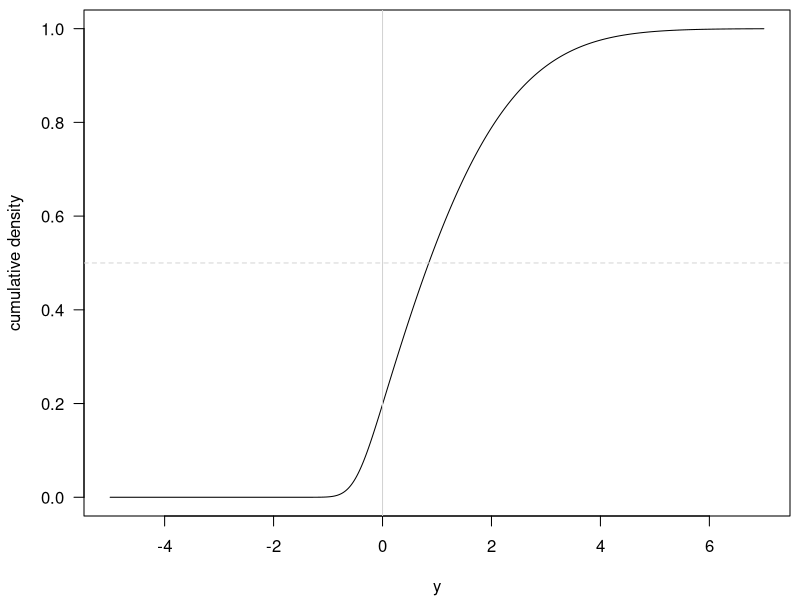

Reproduce this figure in R. (Note: this script raises an error after producing the figure.)
# Illustrations for proofs

library(sn)

#################################################
# Version 1: TADDA_0:

# parameters of skew normal:
xi <- -0.5
omega <- 2
alpha <- 8

# prepare for plotting density:
grid_y <- seq(from = -5, to = 7, by = 0.01)
F <- psn(x = grid_y, xi = xi, omega = omega, alpha = alpha)

# generate samples:
set.seed(123)
samples_y <- rsn(100000, xi = xi, omega = omega, alpha = alpha)

# compute mean and median:
(mu <- mean(samples_y))
(med <- median(samples_y))

# compute pi:
pi0 <- mean(samples_y < 0)
pi <- min(pi0, 1 - pi0)

# inflate with zeros::
n_0 <- sum(samples_y < 0)
samples_y_0 <- c(samples_y, rep(0, n_0))

# prepare plotting of zero-inflated density:
grid_p <- 1:100/100
quantiles_y <- quantile(samples_y_0, p = grid_p)


# obtain median and mean of inflated distribution:
(mu_modified <- mean(samples_y)/(1 + pi))
(med_modified <- max((quantile(samples_y, 0.5*(1 - sign(med)*pi))), 0))


# Plot:

# pdf("figures/F_vs_G.pdf", width = 6, height = 3.5)
par(las = 1, mar = c(4.2, 4.2, 0.5, 0.5))
plot(grid_y, F, type = "l", col = "black", xlab = "y", ylab = "cumulative density")
abline(h = 0.5, col = "lightgrey", lty = "dashed")
abline(v = 0, col = "lightgrey")

text_in_box(4, 0.5, "0.5", col = "lightgrey")
text_in_box(0, 0.7, "0", col = "lightgrey")


abline(h = pi/(1 + pi), col = "lightgrey")
text_in_box(4, pi/(1 + pi), expression(Pr(Y < epsilon)/(1 + Pr(Y < epsilon))), col = "lightgrey")

abline(h = 2*pi/(1 + pi), col = "lightgrey")
text_in_box(4, 2*pi/(1 + pi), expression(2*Pr(Y < epsilon)/(1 + (Y < epsilon))), col = "lightgrey")



abline(v = med, col = "black", lty = "dashed")
abline(v = med_modified, col = "red", lty  ="dashed")


lines(quantiles_y, grid_p, col = "red")

legend("topleft", legend = c("CDF of Y", "CDF of G"), col = c("black", "red"), lty = 1, bty = "n")

text_in_box(med_modified - 0.8, 0.95, "BA: median of Z", col = "red")

text_in_box(med + 1.25, 0.05, "median of Y", col = "black")

dev.off()




#################################################
# Version 2: TADDA_epsilon, m > epsilon

# epsilon:
epsilon <- 0.5

# parameters of skew normal:
xi <- -1.7
omega <- 5
alpha <- 8

# generate samples:
set.seed(123)
samples_y <- rsn(100000, xi = xi, omega = omega, alpha = alpha)

# prepare plotting density:
grid_y <- seq(from = -5, to = 10, by = 0.01)
F <- psn(x = grid_y, xi = xi, omega = omega, alpha = alpha)
# compute mean and median:
(mu <- mean(samples_y))
(med <- median(samples_y))

# evaluate density at epsilon and minus epsilon
F_minus_epsilon <-  mean(samples_y < -epsilon)
F_epsilon <-  mean(samples_y < epsilon)

# inflate with epsilons:
n_epsilon <- sum(samples_y < -epsilon)
samples_y_epsilon <- c(samples_y, rep(epsilon, n_epsilon))

# prepare plotting density of epsilon-inflated distribution:
grid_p <- 1:100/100
quantiles_y_epsilon <- quantile(samples_y_epsilon, p = grid_p)

# obtain median and mean of inflated distribution:
(med_modified <- max((quantile(samples_y, 0.5*(1 - sign(med)*F_minus_epsilon))), 0))
(mu_modified <- mean(samples_y)/(1 + pi))


# Plot:
# pdf("figures/F_vs_G_epsilon.pdf", width = 6, height = 3.5)
par(las = 1, mar = c(4.2, 4.2, 0.5, 0.5))
plot(grid_y, F, type = "l", col = "black", xlab = "y", ylab = "cumulative density", ylim = 0:1)

rect(-epsilon, 0, epsilon, 1.2, col = "grey97", border = NA)

abline(v = -epsilon, col = "lightgrey")
abline(v = epsilon, col = "lightgrey")
abline(h = 0.5, col = "lightgrey", lty  ="dashed")
abline(h = F_epsilon/(1 + F_minus_epsilon), col = "lightgrey")
abline(h = (F_epsilon + F_minus_epsilon)/(1 + F_minus_epsilon), col = "lightgrey")
abline(v = med, col = "black", lty = "dashed")
abline(v = med_modified, col = "red", lty  ="dashed")

lines(grid_y, F)
lines(quantiles_y_epsilon, grid_p, col = "red")

text_in_box(-3, 0.5, "0.5", col = "lightgrey")
text_in_box(epsilon, 0.7, expression(epsilon), col = "lightgrey")
text_in_box(-epsilon, 0.7, expression(-epsilon), col = "lightgrey")
text_in_box(med_modified, 0.95, "BA: median of Z", col = "red")
text_in_box(med + 1.25, 0.05, "median of Y", col = "black")
text_in_box(6, (F_epsilon +F_minus_epsilon)/(1 + F_minus_epsilon), expression((1 - Pr(Y > epsilon) + Pr(Y < -epsilon))/(1 + Pr(Y < -epsilon))), col = "lightgrey")
text_in_box(6, F_epsilon/(1 + F_minus_epsilon), expression(Pr(Y < -epsilon)/(1 + Pr(Y < -epsilon))), col = "lightgrey")

legend("topleft", legend = c("CDF of Y", "CDF of Z"), col = c("black", "red"), lty = 1, bty = "n")

box()

dev.off()



##########################################
# Version 3: TADDA_epsion, m < epsilon

# epsilon:
epsilon <- 0.5

# parameters of skew normal:
xi <- 1.7
omega <- 5
alpha <- -8

# generate samples:
set.seed(123)
samples_y <- rsn(100000, xi = xi, omega = omega, alpha = alpha)

# prepare plotting density:
grid_y <- seq(from = -10, to = 5, by = 0.01)
F <- psn(x = grid_y, xi = xi, omega = omega, alpha = alpha)
# compute mean and median:
(mu <- mean(samples_y))
(med <- median(samples_y))

# evaluate density at epsilon and minus epsilon
F_minus_epsilon <-  mean(samples_y < -epsilon)
F_epsilon <-  mean(samples_y < epsilon)

# inflate with -epsilons:
n_minus_epsilon <- sum(samples_y > epsilon)
samples_y_minus_epsilon <- c(samples_y, rep(-epsilon, n_minus_epsilon))

# prepare plotting density of -epsilon-inflated distribution:
grid_p <- 1:100/100
quantiles_y_minus_epsilon <- quantile(samples_y_minus_epsilon, p = grid_p)

# obtain median and mean of inflated distribution:
(med_modified <- quantile(samples_y, 0.5*(2 - F_epsilon)))
(mu_modified <- mean(samples_y)/(1 + pi))

# Plot:

# pdf("figures/F_vs_G_minus_epsilon.pdf", width = 6, height = 3.5)
par(las = 1, mar = c(4.2, 4.2, 0.5, 0.5))
plot(grid_y, F, type = "l", col = "black", xlab = "y", ylab = "cumulative density", ylim = 0:1)

rect(-epsilon, 0, epsilon, 1.2, col = "grey97", border = NA)

abline(v = -epsilon, col = "lightgrey")
abline(v = epsilon, col = "lightgrey")
abline(h = 0.5, col = "lightgrey", lty = "dashed")
abline(h = F_minus_epsilon/(2 - F_epsilon), col = "lightgrey")
abline(h = (1 - F_epsilon + F_minus_epsilon)/(2 - F_epsilon), col = "lightgrey")
abline(v = med, col = "black", lty = "dashed")
abline(v = med_modified, col = "red", lty  ="dashed")

lines(quantiles_y_minus_epsilon, grid_p, col = "red")
lines(grid_y, F)


text_in_box(3, 0.5, "0.5", col = "lightgrey")
text_in_box(epsilon, 0.3, expression(epsilon), col = "lightgrey")
text_in_box(-epsilon, 0.3, expression(-epsilon), col = "lightgrey")
text_in_box(-6, F_minus_epsilon/(2 - F_epsilon), 
            expression(Pr(Y < -epsilon)/(1 - Pr(Y > epsilon))), col = "lightgrey")
text_in_box(-5.5, (1 - F_epsilon + F_minus_epsilon)/(2 - F_epsilon),
            expression((Pr(Y < -epsilon) + Pr(Y > epsilon))/(1 - Pr(Y > epsilon))), col = "lightgrey")
text_in_box(med_modified + 1.6, 0.15, "BA: median of Z", col = "red")

text_in_box(med, 0.95, "median of Y", col = "black")



legend("topleft", legend = c("CDF of Y", "CDF of Z"), col = c("black", "red"), lty = 1, bty = "n")

box()

dev.off()
